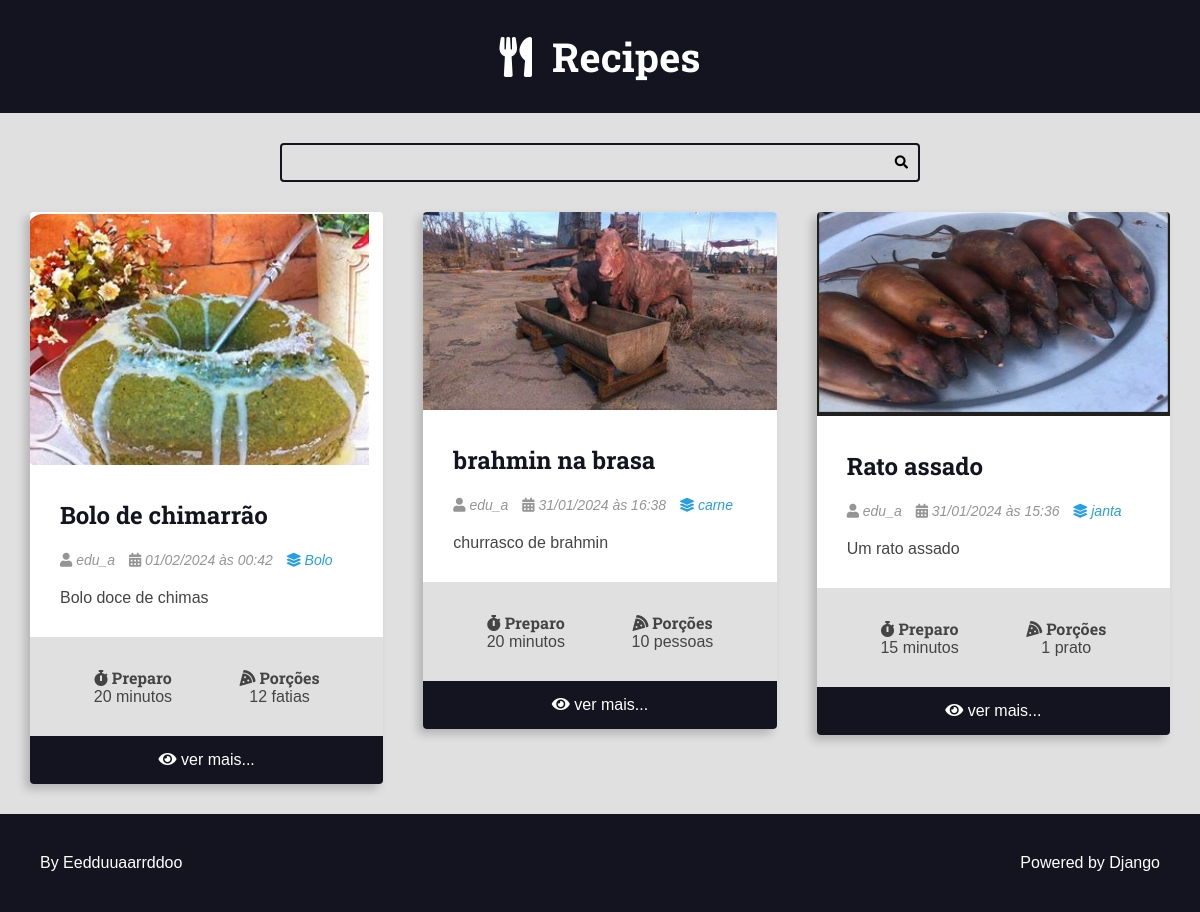
The page / on the database its author committed.
### recipes/models.py (models this page shows, shortened)
class Recipe(models.Model):
    title = models.CharField(max_length=65)
    description = models.CharField(max_length=165)
    slug = models.SlugField()
    preparation_time = models.IntegerField()
    preparation_time_unit = models.CharField(max_length=65)
    servings = models.IntegerField()
    servings_unit = models.CharField(max_length=65)
    preparation_steps = models.TextField()
    preparation_steps_is_html = models.BooleanField(default=False)
    created_at = models.DateTimeField(auto_now_add=True)
    updated_at = models.DateTimeField(auto_now=True)
    is_published = models.BooleanField(default=False)
    cover = models.ImageField(
        upload_to='recipes/covers/%Y/%m/%d/', blank=True, default='')
    category = models.ForeignKey(
        Category, on_delete=models.SET_NULL, null=True,  blank=True ,
        default=None,
    )
    author = models.ForeignKey(
        User, on_delete=models.SET_NULL, null=True
    )

class Category(models.Model):
    name = models.CharField(max_length=65)

### recipes/views.py (the view)
# urls.py: path('', views.home, name="home"),
def home(request):
    recipes = Recipe.objects.filter(
        is_published=True
    ).order_by('-id')
    return render(request, 'recipes/pages/home.html', context={
        'recipes': recipes,
    })

### recipes/templates/recipes/pages/home.html (shortened to what this page needs)
{% extends 'global/base.html' %}
{% block content %}
<div class="main-content main-content-list container">
    {% for recipe in recipes %}
    {% include 'recipes/partials/recipe.html' %}
{% empty %}
    <div class="center m-y">
        <h1>No recipes found here 🥲</h1>
    </div>
{% endfor %}
</div>
{% endblock content %}

### recipes/templates/recipes/partials/recipe.html (shortened to what this page needs)
<div class="recipe recipe-list-item">
    {% if recipe.cover %}
          <div class="recipe-cover">
              <a href="{% url 'recipes:recipe' recipe.id %}">
                  <img src="{{ recipe.cover.url }}" alt="Temporário">
              </a>
          </div>
      {% endif %}
    <div class="recipe-title-container">
          <h2 class="recipe-title">
              <a href="{% url 'recipes:recipe' recipe.id %}">
                  {{ recipe.title }}
              </a>
          </h2>
      </div>
      <div class="recipe-author">
        {% if recipe.author is not None %}
        <span class="recipe-author-item">
              <i class="fas fa-user"></i>
    {% if recipe.author.first_name %}
                  {{ recipe.author.first_name }} {{ recipe.author.last_name }}
              {% else %}
                  {{ recipe.author.username }}
              {% endif %}
              {% else %}
              Desconhecido
              {% endif %}
            </span>
          <span class="recipe-author-item">
              <i class="fas fa-calendar-alt"></i>
              {{ recipe.created_at|date:"d/m/Y" }} às {{ recipe.created_at|date:"H:i" }}
          </span>
          {% if recipe.category is not None %}
          <span class="recipe-author-item">
    <a href="{% url 'recipes:category' recipe.category.id %}">
                  <i class="fas fa-layer-group"></i>
                  <span>{{ recipe.category.name }}</span>
              </a>
          </span>
          {% endif %}
      </div>
      <div class="recipe-content">
          <p>{{ recipe.description }}</p>
      </div>
      <div class="recipe-meta-container">
          <div class="recipe-meta recipe-preparation">
              <h3 class="recipe-meta-title"><i class="fas fa-stopwatch"></i> Preparo</h3>
              <div class="recipe-meta-text">
                  {{ recipe.preparation_time }} {{ recipe.preparation_time_unit }}
              </div>
          </div>
          <div class="recipe-meta recipe-servings">
              <h3 class="recipe-meta-title"><i class="fas fa-pizza-slice"></i> Porções</h3>
              <div class="recipe-meta-text">
                  {{ recipe.servings }} {{ recipe.servings_unit }}
              </div>
          </div>
      </div>
      {% if is_detail_page is not True %}
          <footer class="recipe-footer">
              <a class="recipe-read-more button button-dark button-full-width" href="{% url 'recipes:recipe' recipe.id %}">
                  <i class="fas fa-eye"></i>
                  <span>ver mais...</span>
              </a>
          </footer>
      {% endif %}
  </div>

### recipes/static/recipes/css/styles.css (style rules this page uses)
:root { --color-primary: #269fe6; --color-primary-hover: #2086c2; --color-primary-dark: #13141f; --color-primary-dark-hover: #212336; --color-primary-light: #d4ecfa; --color-primary-light-hover: #bdd8e7; --color-white: #fff; --color-black: #000; --color-dark-text: #444; --color-info-light: #cce5ff; --color-debug-light: #cce5ff; --color-success-light: #d4edda; --color-alert-light: #fff3cd; --color-warning-light: #fff3cd; --color-error-light: #f8d7da; --color-info-dark: #4d86c4; --color-debug-dark: #4d86c4; --color-success-dark: #4a9c5d; --color-alert-dark: #927f40; --color-warning-dark: #927f40; --color-error-dark: #da525d; --color-gray-0: #f9f9f9; --color-gray-1: #e0e0e0; --color-gray-2: #c7c7c7; --color-gray-3: #aeaeae; --color-gray-4: #959595; --color-gray-5: #7d7d7d; --color-gray-6: #646464; --color-gray-7: #4b4b4b; --color-gray-8: #323232; --color-gray-9: #191919; --font-primary: sans-serif; --font-headings: 'Roboto Slab', serif; --spacing-gutter-medium: 3rem; --spacing-gutter-large: 4rem; }
* { padding: 0; margin: 0; box-sizing: border-box; }
html { font-size: 62.5%; }
body { font-size: 1.6rem; font-family: var(--font-primary); background: var(--color-gray-1); color: var(--color-dark-text); }
h1, h2, h3, h4, h5, h6 { font-family: var(--font-headings); }
.container { max-width: 144rem; margin: 0 auto; padding: var(--spacing-gutter-medium); }
.main-content { padding-top: 0; }
.main-content-list { display: grid; grid-template-columns: repeat(auto-fit, minmax(340px, 1fr)); gap: var(--spacing-gutter-large); }
.recipe { background: var(--color-white); box-shadow: -5px 5px 10px rgba(0, 0, 0, 0.2); transform: scale(1); transition: all 300ms ease-in-out; border-radius: 0.4rem; overflow: hidden; }
.recipe img { max-width: 100%; }
.recipe-list-item { max-width: 64rem; height: fit-content; }
.recipe-title-container { padding: var(--spacing-gutter-medium); padding-bottom: 2rem; }
.recipe-title-container a { text-decoration: none; color: var(--color-primary-dark); }
.recipe-author { padding: 0 var(--spacing-gutter-medium); }
.recipe-content { padding: var(--spacing-gutter-medium); padding-top: 2rem; }
.recipe-author-item { color: var(--color-gray-4); margin-right: 1rem; font-style: italic; font-size: 1.4rem; }
.recipe-author a { color: var(--color-primary); transition: all 300ms ease-in-out; text-decoration: none; }
.recipe-meta-container { display: flex; flex-flow: row wrap; padding: var(--spacing-gutter-medium); background: var(--color-gray-1); }
.recipe-meta { display: flex; flex-flow: column nowrap; flex-shrink: 1; flex-grow: 1; text-align: center; }
.recipe-meta-title { font-size: 1.6rem; }
.recipe-footer a { background: var(--color-primary-dark); display: block; color: var(--color-white); text-decoration: none; text-align: center; padding: 1.5rem var(--spacing-gutter-medium); transition: all 300ms ease-in-out; }

### rows shown on the page
Recipe: cover (picture), title "Bolo de chimarrão", author.username "edu_a", created_at "01/02/2024", created_at "00:42", category.name "Bolo", description "Bolo doce de chimas", preparation_time "20", preparation_time_unit "minutos", servings "12", servings_unit "fatias"
Recipe: cover (picture), title "brahmin na brasa", author.username "edu_a", created_at "31/01/2024", created_at "16:38", category.name "carne", description "churrasco de brahmin", preparation_time "20", preparation_time_unit "minutos", servings "10", servings_unit "pessoas"
Recipe: cover (picture), title "Rato assado", author.username "edu_a", created_at "31/01/2024", created_at "15:36", category.name "janta", description "Um rato assado", preparation_time "15", preparation_time_unit "minutos", servings "1", servings_unit "prato"
